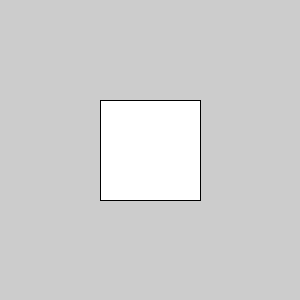
Frame 1 (no input)
Frame 60 (the mouse pressed at the canvas centre just before this capture): identical to frame 1, image omitted
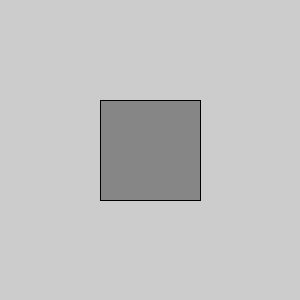
Frame 120 (the mouse held since frame 60 and released just before this capture)

The Processing sketch that drew these frames (run headless with seeded random() and noise(); from frame 60 on, the mouse is pressed at the canvas centre):

// Processing sketch: processing_159031
// ── processing_159031.pde

boolean rectOver = false;
color baseColor;
void setup() {
size(300, 300);
}
void draw() {
update(mouseX, mouseY);
if(rectOver){
fill(134);
}else{
fill(255);
}
rect(100,100,100,100);
}
void update(int x, int y) {
if ( overRect(100,100,100,100) ) {
rectOver = true;
} else {
rectOver = false;
}
}
boolean overRect(int x, int y, int width, int height) {
if (mouseX >= x && mouseX <= x+width &&
mouseY >= y && mouseY <= y+height) {
return true;
} else {
return false;
}
} 
